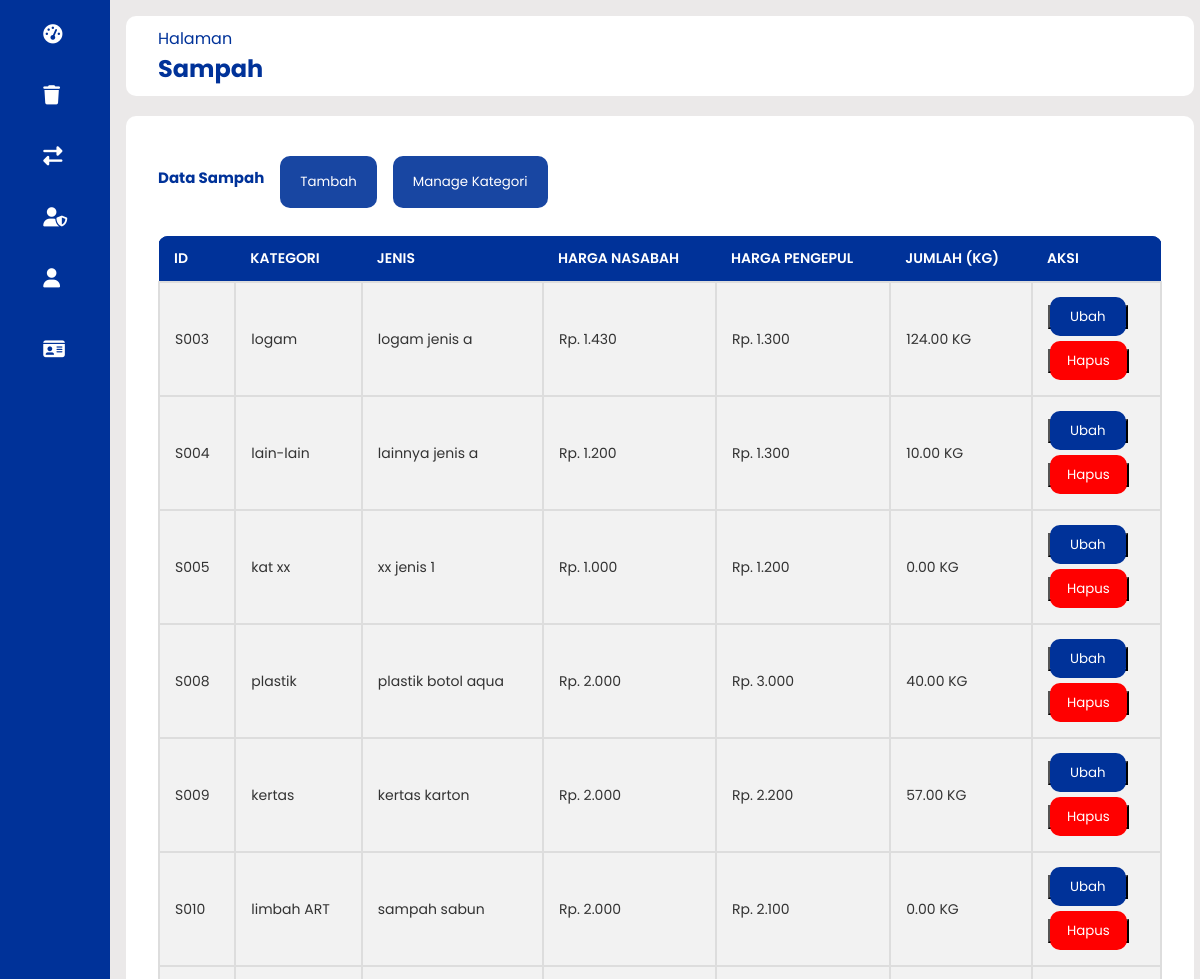
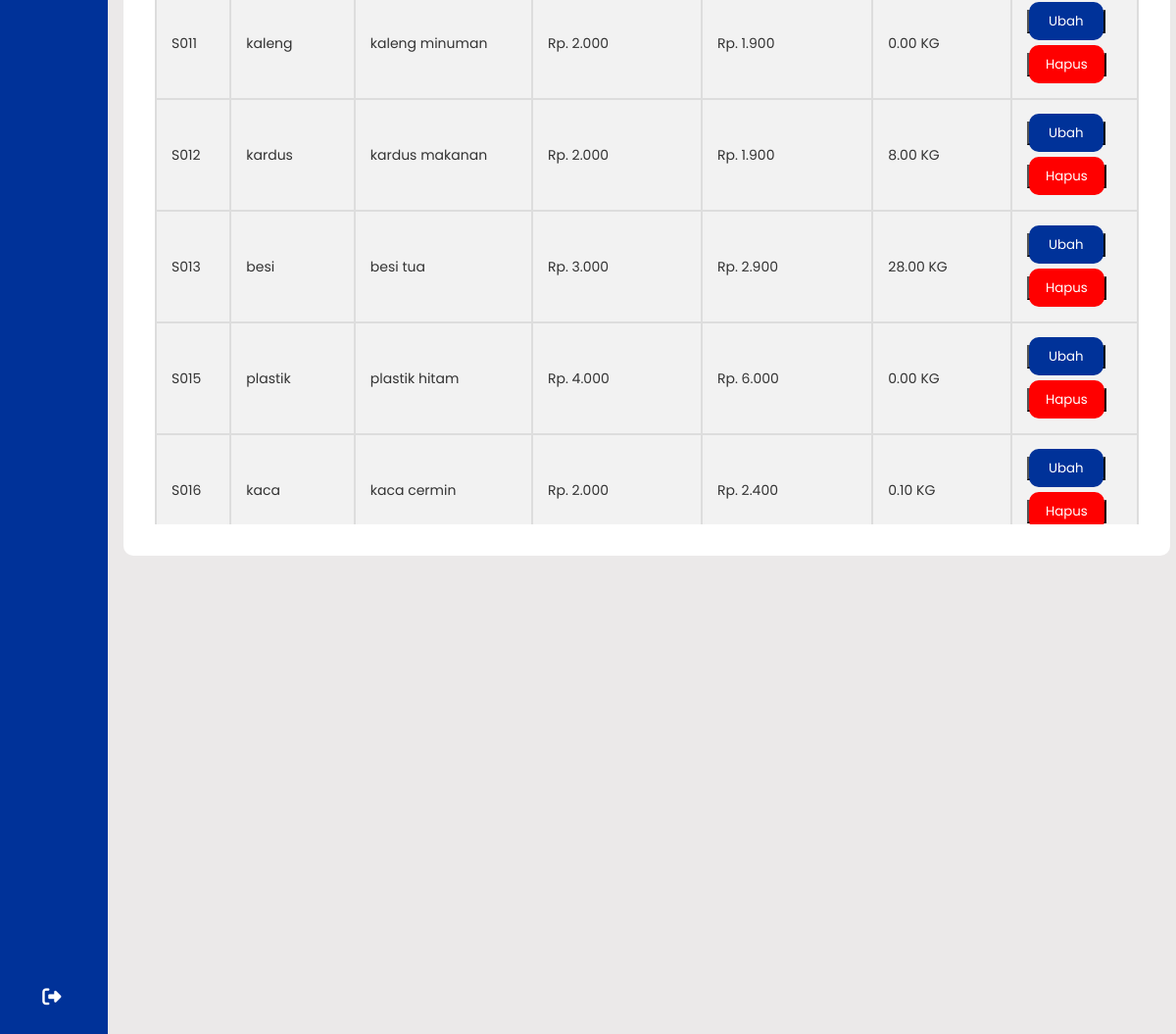
The app's page /sampah.php (signed in) with its own data (2 pictures, top to bottom).
### tables this page shows
CREATE TABLE `sampah` (
  `id` varchar(200) NOT NULL,
  `id_kategori` varchar(200) NOT NULL,
  `jenis` varchar(40) NOT NULL,
  `harga` int(11) NOT NULL,
  `harga_pusat` int(11) DEFAULT 0,
  `jumlah` decimal(65,2) NOT NULL DEFAULT 0.00
);

CREATE TABLE `kategori_sampah` (
  `id` varchar(200) NOT NULL,
  `name` varchar(100) NOT NULL,
  `created_at` bigint(20) NOT NULL
);

### fungsi.php (called while the page is built, shortened)
<?php
$conn = mysqli_connect("localhost", "root", "", "db_pm_old");
function query($query)
{
    global $conn;
    $result = mysqli_query($conn, $query);
    $rows = [];
    while ($row = mysqli_fetch_assoc($result)) {
        $rows[] = $row;
    }
    return $rows;
}
function getSampahData()
{
    return query("
        SELECT
            sampah.id,
            kategori_sampah.name AS kategori_name,
            sampah.jenis,
            sampah.harga,
            sampah.harga_pusat,
            sampah.jumlah
        FROM sampah
        JOIN kategori_sampah ON sampah.id_kategori = kategori_sampah.id
        ORDER BY LENGTH(sampah.id), CAST(sampah.id AS UNSIGNED)
    ");
}

### sampah.php (the view, shortened to what this page needs)
<?php
include 'fungsi.php';
$query_all = getSampahData();
?>
<!DOCTYPE html>
<html lang="en">
<head>
    <link rel="stylesheet" href="./css/style.css">
    <link rel="stylesheet" href="https://cdnjs.cloudflare.com/ajax/libs/font-awesome/6.4.0/css/all.min.css" />
</head>
<body>
    <div id="wrapper">
        <?php include("sidebar.php") ?>
        <div class="main--content">
            <div class="main--content--monitoring">
                <div class="header--wrapper">
                    <div class="header--title">
                        <span>Halaman</span>
                        <h2>Sampah</h2>
                    </div>
                </div>
                <div class="tabular--wrapper">
                    <div class="row align-items-start">
                        <div class="user--info">
                            <h3 class="main--title">Data Sampah</h3>
                            <a href="tambah_sampah.php"><button type="button" name="button"
                                    class="inputbtn .border-right">Tambah</button></a>
                            <a href="manage_kategori.php"><button type="button" name="button"
                                    class="inputbtn .border-right">Manage Kategori</button></a>
                        </div>
                    </div>
                    <div class="table-container">
                        <table>
                            <thead>
                                <tr>
                                    <th>ID</th>
                                    <th>Kategori</th>
                                    <th>Jenis</th>
                                    <th>Harga Nasabah</th>
                                    <th>Harga Pengepul</th>
                                    <th>Jumlah (KG)</th>
                                    <th>Aksi</th>
                                </tr>
                            </thead>
                            <tbody>
                                <?php foreach ($query_all as $row): ?>
                                <tr>
                                    <td><?= $row["id"]; ?></td>
                                    <td><?= $row["kategori_name"]; ?></td>
                                    <td><?= $row["jenis"]; ?></td>
                                    <td>Rp. <?= number_format($row["harga"], 0, ',', '.'); ?></td>
                                    <td>Rp. <?= number_format($row["harga_pusat"], 0, ',', '.'); ?></td>
                                    <td><?= $row["jumlah"]; ?> KG</td>
                                    <td>
                                        <li class="liaksi">
                                            <button type="submit" name="submit">
                                                <a href="edit_sampah.php?id=<?= $row["id"]; ?>"
                                                    class="inputbtn6">Ubah</a>
                                            </button>
                                        </li>
                                        <li class="liaksi">
                                            <button type="submit" name="submit">
                                                <a href="sampah.php?id=<?= $row["id"]; ?>"
                                                    class="inputbtn7">Hapus</a>
                                            </button>
                                        </li>
                                    </td>
                                </tr>
                                <?php endforeach; ?>
                            </tbody>
                        </table>
                    </div>
                </div>
            </div>
        </div>
    </div>
</body>
</html>

### css/style.css (style rules this page uses)
* { margin: 0; padding: 0; border: no; outline: none; box-sizing: border-box; font-family: "Poppins", sans-serif; }
body { height: 100%; overflow-x: hidden; background-color: #ebe9e9; }
#wrapper { display: flex; }
.main--content { position: relative; background: #ebe9e9; width: 100%; padding: 1rem; }
.main--content--monitoring { position: absolute; background: #ebe9e9; width: 98%; height: 75vh; }
.header--wrapper { display: flex; justify-content: space-between; align-items: center; flex-wrap: wrap; background: #fff; border-radius: 10px; padding: 10px 2rem; margin-bottom: 1rem; }
.header--title { color: rgba(0, 50, 153, 253); }
.user--info { display: flex; align-items: center; gap: 1rem; }
.main--title { color: rgba(0, 50, 153, 253); padding-bottom: 10px; font-size: 15px; }
.tabular--wrapper { background: #fff; margin-top: 1rem; border-radius: 10px; padding: 2rem; margin-bottom: 1rem; }
.table-container { width: 100%; height: 60vh; overflow-x: auto; overflow-y: auto; }
table { width: 100%; border-collapse: collapse; }
thead { background: rgba(0, 50, 153, 253); color: #fff; }
thead th { position: sticky; top: 0; background: rgba(0, 50, 153, 253); }
th { padding: 13px; text-align: center; font-size: 14px; }
tbody { background: #f2f2f2; }
td { padding: 12px; font-size: 14px; color: #333; border: 2px solid #dddddd; }
.table-container button { color: green; background: none; cursor: pointer; }
th:first-child { position: sticky; left: 0; z-index: 1; }
td:first-child { position: sticky; left: 0; background-color: #f2f2f2; }
.liaksi { list-style: none; padding: 10px 0px; }
.inputbtn { background-color: rgba(0, 50, 153, 253); color: white; padding: 16px 20px; margin: 8px 0; border: none; cursor: pointer; width: 100%; opacity: 0.9; border-radius: 10px; }
.inputbtn6 { align-items: center; background-color: rgba(0, 50, 153, 253); color: white; padding: 10px 20px; margin: 8px 0; border: none; border-radius: 10px; cursor: pointer; height: 5px; text-decoration: none; }
.inputbtn7 { align-items: center; background-color: red; color: white; padding: 10px 17px; margin: 8px 0; border: none; border-radius: 10px; cursor: pointer; height: 5px; text-decoration: none; }
.header--wrapper { display: flex; justify-content: space-between; align-items: center; margin-bottom: 20px; }
.header--title h2 { margin: 0; }
.table-container { margin-top: 20px; }
.table-container table { width: 100%; border-collapse: collapse; background-color: #fff; border-radius: 10px; overflow: hidden; }
.table-container th, .table-container td { padding: 12px 15px; text-align: left; border-bottom: 1px solid #ddd; }
.table-container th { background-color: rgba(0, 50, 153, 253); color: #fff; text-transform: uppercase; font-weight: 600; }
.table-container tbody tr:last-child td { border-bottom: none; }

### records on screen
sampah: id "S003", id_kategori.name "logam", jenis "logam jenis a", harga "1.430", harga_pusat "1.300", jumlah "124.00"
sampah: id "S004", id_kategori.name "lain-lain", jenis "lainnya jenis a", harga "1.200", harga_pusat "1.300", jumlah "10.00"
sampah: id "S005", id_kategori.name "kat xx", jenis "xx jenis 1", harga "1.000", harga_pusat "1.200", jumlah "0.00"
sampah: id "S008", id_kategori.name "plastik", jenis "plastik botol aqua", harga "2.000", harga_pusat "3.000", jumlah "40.00"
sampah: id "S009", id_kategori.name "kertas", jenis "kertas karton", harga "2.000", harga_pusat "2.200", jumlah "57.00"
sampah: id "S010", id_kategori.name "limbah ART", jenis "sampah sabun", harga "2.000", harga_pusat "2.100", jumlah "0.00"
sampah: id "S011", id_kategori.name "kaleng", jenis "kaleng minuman", harga "2.000", harga_pusat "1.900", jumlah "0.00"
sampah: id "S012", id_kategori.name "kardus", jenis "kardus makanan", harga "2.000", harga_pusat "1.900", jumlah "8.00"
sampah: id "S013", id_kategori.name "besi", jenis "besi tua", harga "3.000", harga_pusat "2.900", jumlah "28.00"
sampah: id "S015", id_kategori.name "plastik", jenis "plastik hitam", harga "4.000", harga_pusat "6.000", jumlah "0.00"
sampah: id "S016", id_kategori.name "kaca", jenis "kaca cermin", harga "2.000", harga_pusat "2.400", jumlah "0.10"
